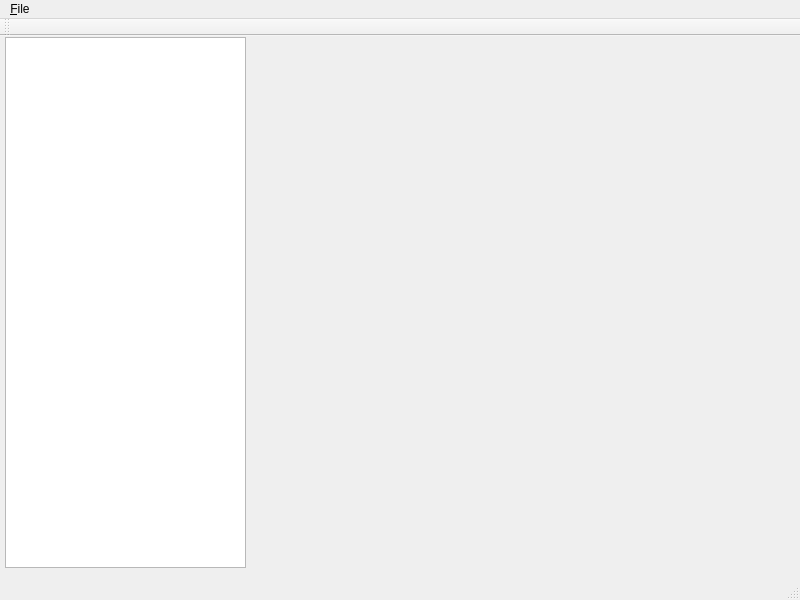
<?xml version="1.0" encoding="UTF-8"?>
<ui version="4.0">
 <class>MainWindow</class>
 <widget class="QMainWindow" name="MainWindow">
  <property name="geometry">
   <rect>
    <x>0</x>
    <y>0</y>
    <width>800</width>
    <height>600</height>
   </rect>
  </property>
  <property name="windowTitle">
   <string>RapCAD</string>
  </property>
  <widget class="QWidget" name="centralWidget">
   <widget class="QTreeView" name="treeView">
    <property name="geometry">
     <rect>
      <x>5</x>
      <y>1</y>
      <width>241</width>
      <height>531</height>
     </rect>
    </property>
   </widget>
  </widget>
  <widget class="QMenuBar" name="menuBar">
   <property name="geometry">
    <rect>
     <x>0</x>
     <y>0</y>
     <width>800</width>
     <height>25</height>
    </rect>
   </property>
   <widget class="QMenu" name="menuFile">
    <property name="title">
     <string>&amp;File</string>
    </property>
    <addaction name="actionNew"/>
    <addaction name="actionOpen"/>
    <addaction name="separator"/>
    <addaction name="actionClose"/>
    <addaction name="action_Save"/>
    <addaction name="action_Save_As"/>
    <addaction name="separator"/>
    <addaction name="action_Quit"/>
   </widget>
   <addaction name="menuFile"/>
  </widget>
  <widget class="QToolBar" name="mainToolBar">
   <attribute name="toolBarArea">
    <enum>TopToolBarArea</enum>
   </attribute>
   <attribute name="toolBarBreak">
    <bool>false</bool>
   </attribute>
  </widget>
  <widget class="QStatusBar" name="statusBar"/>
  <action name="actionNew">
   <property name="text">
    <string>&amp;New</string>
   </property>
   <property name="shortcut">
    <string>Ctrl+N</string>
   </property>
  </action>
  <action name="actionOpen">
   <property name="text">
    <string>&amp;Open</string>
   </property>
   <property name="shortcut">
    <string>Ctrl+O</string>
   </property>
  </action>
  <action name="actionClose">
   <property name="text">
    <string>&amp;Close</string>
   </property>
   <property name="shortcut">
    <string>Ctrl+W</string>
   </property>
  </action>
  <action name="action_Save">
   <property name="text">
    <string>&amp;Save</string>
   </property>
  </action>
  <action name="action_Save_As">
   <property name="text">
    <string>Save &amp;As...</string>
   </property>
  </action>
  <action name="action_Quit">
   <property name="text">
    <string>&amp;Quit</string>
   </property>
   <property name="shortcut">
    <string>Ctrl+Q</string>
   </property>
  </action>
 </widget>
 <layoutdefault spacing="6" margin="11"/>
 <resources/>
 <connections/>
</ui>
